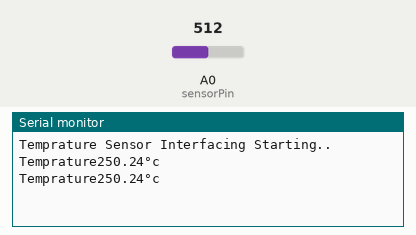
Bench run of a sketch on a simulated Arduino Uno, built with avr-gcc and run on an emulated ATmega328P. Parts: the last lines printed to the serial monitor. The test bench sets the inputs (shaded band); at power-on: A0 (sensorPin) = 512.

Above: at 1.8 s.
1.9 s: A0 (sensorPin) set to 716
At 2.8 s:
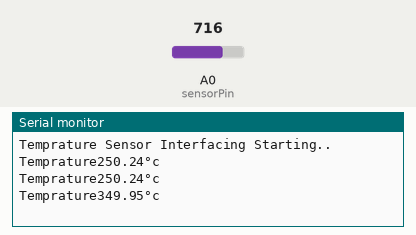
3.4 s: A0 (sensorPin) set to 900
At 4.8 s:
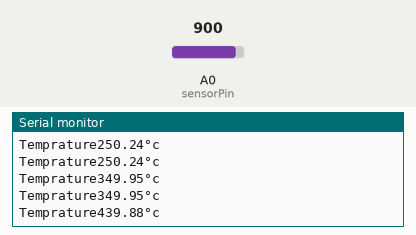
Timing chart, 0 to 6.4 s (numbered marks = the images above; inputs shaded):
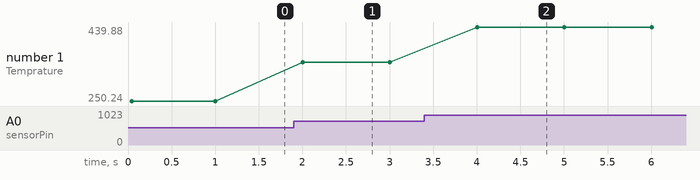

Measured:
- after the input at 1.9 s, the serial monitor: prints a new line after 0.10 s (image 1)
- after the input at 3.4 s, the serial monitor: prints a new line after 0.60 s (image 2)
- plotted number 1: 250.24 → 349.95 after the input at 1.9 s, 349.95 → 439.88 after the input at 3.4 s

The sketch:

sketch.ino
```cpp
const int sensorPin=A0;
void setup() {
  // put your setup code here, to run once:
  Serial.begin(9600);
  Serial.println("Temprature Sensor Interfacing Starting..");

}

void loop() {
  // put your main code here, to run repeatedly:
  int sensorValue=analogRead(sensorPin);
  float voltage=sensorValue*(5.0/1023.0);
  float temp=voltage*100.0;
  Serial.print(("Temprature"));
  Serial.print(temp);
  Serial.println("°c");
  delay(1000);

}
```
